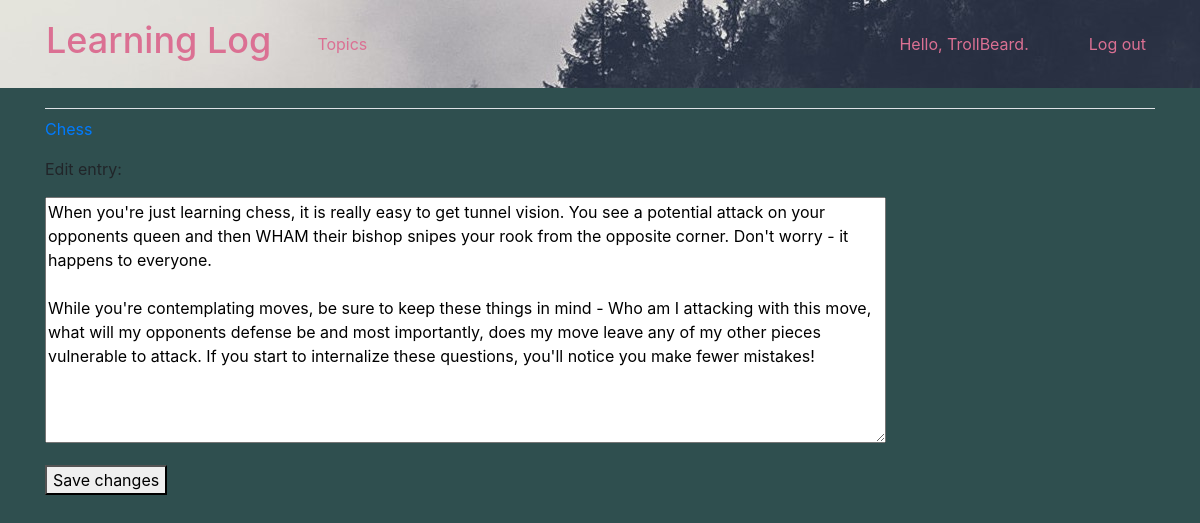
The page /edit_entry/2/ (signed in) on the database its author committed.
### learning_logs/models.py (models this page shows, shortened)
class Topic(models.Model):
	text = models.CharField(max_length = 200)
	date_added = models.DateTimeField(auto_now_add = True)
	owner = models.ForeignKey(User, on_delete=models.CASCADE)
	def __str__(self):
		return self.text

class Entry(models.Model):
	topic = models.ForeignKey(Topic, on_delete=models.CASCADE)
	text = models.TextField()
	date_added = models.DateTimeField(auto_now_add=True)
	class Meta:
		verbose_name_plural = 'entries'

### learning_logs/views.py (the view)
# urls.py: path('edit_entry/<int:entry_id>/', views.edit_entry, name='edit_entry'),
@login_required
def edit_entry(request, entry_id):
	entry = Entry.objects.get(id=entry_id)
	topic = entry.topic
	if topic.owner != request.user:
		raise Http404
	if request.method != 'POST':
		form = EntryForm(instance=entry)
	else:
		form = EntryForm(instance=entry, data=request.POST)
		if form.is_valid():
			form.save()
			return redirect('learning_logs:topic', topic_id=topic.id)
	context = {'entry': entry, 'topic':topic, 'form': form}
	return render(request, 'learning_logs/edit_entry.html', context)

### learning_logs/forms.py
class EntryForm(forms.ModelForm):
	class Meta:
		model = Entry
		fields = ['text']
		labels = {'text': ''}
		widgets = {'text': forms.Textarea(attrs={'cols': 80})}

### learning_logs/templates/learning_logs/edit_entry.html (shortened to what this page needs)
{% extends "learning_logs/base.html" %}
{% block content %}
  <p><a href="{% url 'learning_logs:topic' topic.id %}">{{topic}}</a></p>
  <p>Edit entry:</p>
  <form action="{% url 'learning_logs:edit_entry' entry.id %}" method='post'>
    {{ form.as_p }}
    <button name='submit'>Save changes</button>
  </form>
{% endblock content %}

### learning_logs/templates/learning_logs/base.html (shortened to what this page needs)
{% load bootstrap4 %}
{% load static %}
<!doctype html>
<html lang="en">
<head>
<link rel="stylesheet" type="text/css" href="{% static 'learning_logs/custom.css' %}">
  {% bootstrap_css %}
</head>
<body>
  <nav class="navbar navbar-expand-md navbar-light bg-light mb-1 mynav">
	<a class="navbar-brand h1" style="color:palevioletred;font-size:36px" href="{% url 'learning_logs:index' %}">
	Learning Log </a>
   <div class="collapse navbar-collapse" id="navbarCollapse">
   	<ul class="navbar-nav mr-auto">
   	  <li class="nav-item">
   	  	<a class="nav-link" href="{% url 'learning_logs:topics'%}">
   	  	Topics</a></li>
   	</ul>
   	<ul class="navbar-nav ml-auto">
   	  {% if user.is_authenticated %}
   	   <li class="nav-item">
   	   	 <span class="navbar-text" style="color:palevioletred">Hello, {{ user.username }}.</span>
   	   </li>
   	   <li class="nav-item">
   	   	 <a class="nav-link" href="{% url 'users:logout' %}">Log out</a>
   	   </li>
   	  {% else %}
   	    <li class="nav-item">
   	      <a class="nav-link" href="{% url 'users:register' %}">Register</a>
   	    </li>
   	    <li class="nav-item">
   	      <a class="nav-link" href="{% url 'users:login' %}">Log in</a></li>
   	  {% endif %}
   	</ul>
  </div>
 </nav>
 <main role="main" class="container">
   <div class="pb-2 py-2 mb-2 border-bottom align-items-center justify-items-center">
   </div>
   <div>
     {% block content %}{% endblock content %}
   </div>
 </main>
</body>
</html>

### learning_logs/static/learning_logs/custom.css (style rules this page uses)
body { background: darkslategray !important }
.mynav { background-image: url(mountains.jpg); }
.navbar-light .navbar-nav .nav-link { color: palevioletred !important; }
.navbar-brand { margin-left: 30px; }
.nav-item { padding-right: 30px; }
.navbar-expand-md .navbar-nav .nav-link { padding-left: 30px !important; }

### rows shown on the page
Topic: text "Chess"
Entry: text "When you're just learning chess, it is really easy to get tunnel vision. You see a potential attack on your opponents queen and then WHAM their bishop snipes your rook from the opposite corner. Don't worry - it happens to everyone. While you're contemplating moves, be sure to keep these things in mind - Who am I attacking with this move, what will my opponents defense be and most importantly, does my move leave any of my other pieces vulnerable to attack. If you start to internalize these questions, you'll notice you make fewer mistakes!"

### other values the page prints
{{ user.username }} "TrollBeard"
